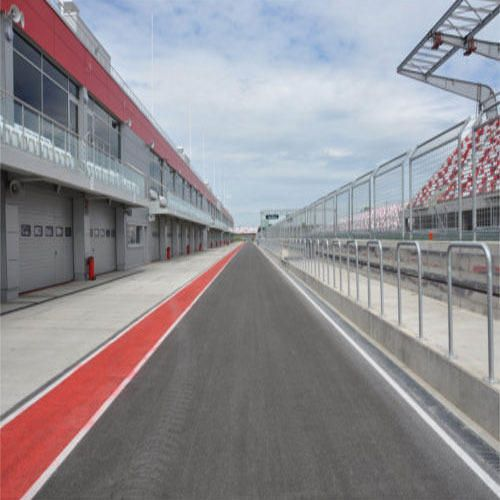
#> input picture linea_izq.jfif, 500 x 500 px
$ python 'I vil be urs.py'
#> lines starting #> are read from the running program, lines starting #| are printed output that depends on the picture; after the words box and inside, x2 and y2 are one past the last pixel; in counts of white or black regions, pixels touching at a corner belong together
import cv2
import numpy as np

# Load the input image
image = cv2.imread('linea_izq.jfif')
#> image is the input picture: shape (500, 500, 3); mean B, G, R 146.2, 141.5, 145

# Define the coordinates of the region of interest (ROI)
# Format: (x1, y1) = top-left corner, (x2, y2) = bottom-right corner
height, width, _ = image.shape
#> height = 500; width = 500
roi_x1 = 0  # Left edge of the image
roi_x2 = width // 4  # 1/4 of the image width
#> roi_x2 = 125
roi_y1 = height * 3// 4  # 3/4 of the image height
#> roi_y1 = 375
roi_y2 = height  # Full height of the image
#> roi_y2 = 500

# Extract the ROI from the input image
roi = image[roi_y1:roi_y2, roi_x1:roi_x2]
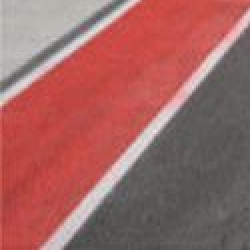
#> roi: shape (125, 125, 3) (shown 2 times larger); mean B, G, R 98.9, 101.4, 158.8

# Apply Canny edge detection to the ROI
edges = cv2.Canny(roi, threshold1=100, threshold2=200)
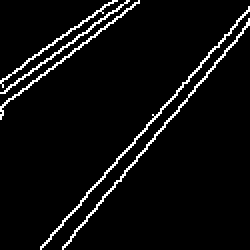
#> edges: shape (125, 125) (shown 2 times larger); 5% white in thin lines or dots

# Apply the Hough Transform to detect lines in the ROI
lines = cv2.HoughLines(edges, 1, np.pi / 180, threshold=100)
#> lines = [[96, 0.716], [103, 0.698]]

# Create a copy of the original ROI to draw lines on
roi_with_lines = roi.copy()

# Draw the detected lines on the ROI and store their angles
angles_degrees = []
if lines is not None:
    for line in lines:
        rho, theta = line[0]
        a = np.cos(theta)
        b = np.sin(theta)
        x0 = a * rho
        y0 = b * rho
        x1 = int(x0 + 1000 * (-b))
        y1 = int(y0 + 1000 * (a))
        x2 = int(x0 - 1000 * (-b))
        y2 = int(y0 - 1000 * (a))
        cv2.line(roi_with_lines, (x1, y1), (x2, y2), (0, 0, 255), 2)  # Draw red lines

        # Calculate and store the angle in degrees
        angle_degrees = np.degrees(theta)
        angles_degrees.append(angle_degrees)
#> this loop made 2 passes
#> (rho, theta, a, b, x0, y0, x1, y1) on passes 1 to 2: (96, 0.716, 0.755, 0.656, 72.45, 62.98, -583, 817), (103, 0.698, 0.766, 0.643, 78.9, 66.21, -563, 832)
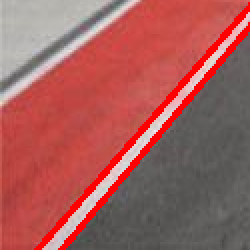
#> roi_with_lines: shape (125, 125, 3) (shown 2 times larger); 6.32% of pixels changed, all inside (x1, y1, x2, y2) = (17, 1, 125, 125)
#> after the loop, angles_degrees = [41, 40]

# Overlay the ROI with detected lines onto the original image
image_with_lines = image.copy()
image_with_lines[roi_y1:roi_y2, roi_x1:roi_x2] = roi_with_lines

# Define the coordinates of the horizontal line (in the middle of the image)
horizontal_line_y = height * 7 // 8  # Middle of the image
#> horizontal_line_y = 437
horizontal_line_x1 = 0  # Start from the left edge
horizontal_line_x2 = width  # Extend to the right edge
#> horizontal_line_x2 = 500

# Draw the horizontal line on the original image
cv2.line(image_with_lines, (horizontal_line_x1, horizontal_line_y), (horizontal_line_x2, horizontal_line_y), (0, 255, 0), 2)  # Draw green line
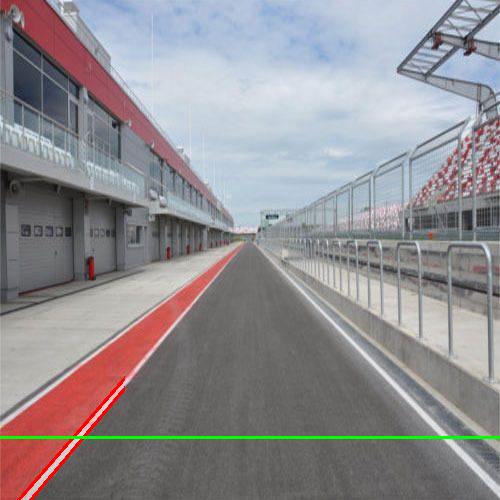
#> image_with_lines: shape (500, 500, 3); mean B, G, R 145.1, 141.9, 144.6

# Display the angles in the upper left corner
font = cv2.FONT_HERSHEY_SIMPLEX
#> font = 0
for i, angle in enumerate(angles_degrees):
    text = f"Angle {i+1}: {angle:.2f} degrees"
    cv2.putText(image_with_lines, text, (10, 30 + i * 30), font, 0.7, (255, 255, 255), 2, cv2.LINE_AA)
#> this loop made 2 passes
#> (angle, text) on passes 1 to 2: (41, 'Angle 1: 41.00 degrees'), (40, 'Angle 2: 40.00 degrees')
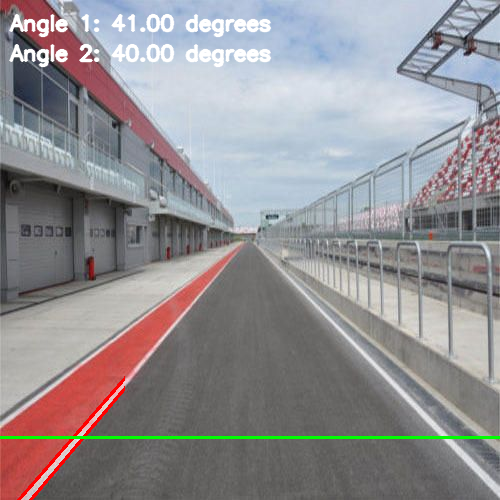
#> image_with_lines: shape (500, 500, 3); 2.31% of pixels changed, all inside (x1, y1, x2, y2) = (9, 13, 272, 68)

# Display the original image with detected lines and the horizontal line
cv2.imshow('Image with Detected Lines and Angles', image_with_lines)

# Wait for a key press and close the window
cv2.waitKey(0)
cv2.destroyAllWindows()
